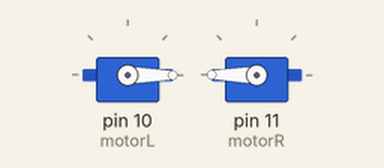
This sketch was run on a simulated Arduino Uno, built with avr-gcc and run on an emulated ATmega328P. On the bench: 2 × servo.

Above: at 0.05 s.
At 8.0 s:
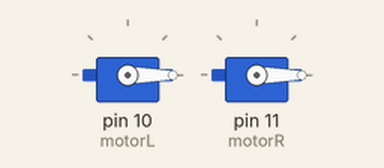
Timing chart, 0 to 10.4 s (numbered marks = the images above):
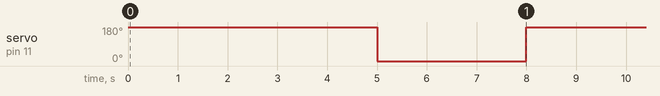

The sketch:

forward.ino
```cpp
//robot moves forward for 5 secs, then does a full 360 and keeps going

#include "Servo.h"

int motorL = 10;
int motorR = 11;
Servo servoL;
Servo servoR;

void setup() {
  // put your setup code here, to run once:
  Serial.begin(9600);
  //pinMode(motorL, OUTPUT);
  //pinMode(motorR, OUTPUT);
  servoL.attach(motorL);
  servoR.attach(motorR);
}

void loop() {
  // put your main code here, to run repeatedly:
  servoL.write(0);
  servoR.write(180);

  delay(5000);
  servoR.write(0);
  delay(3000);


}
```

Measured:
- by itself, servo on pin 11 (motorR): alternates 180° for 5.0 s and 0° for 3.0 s
